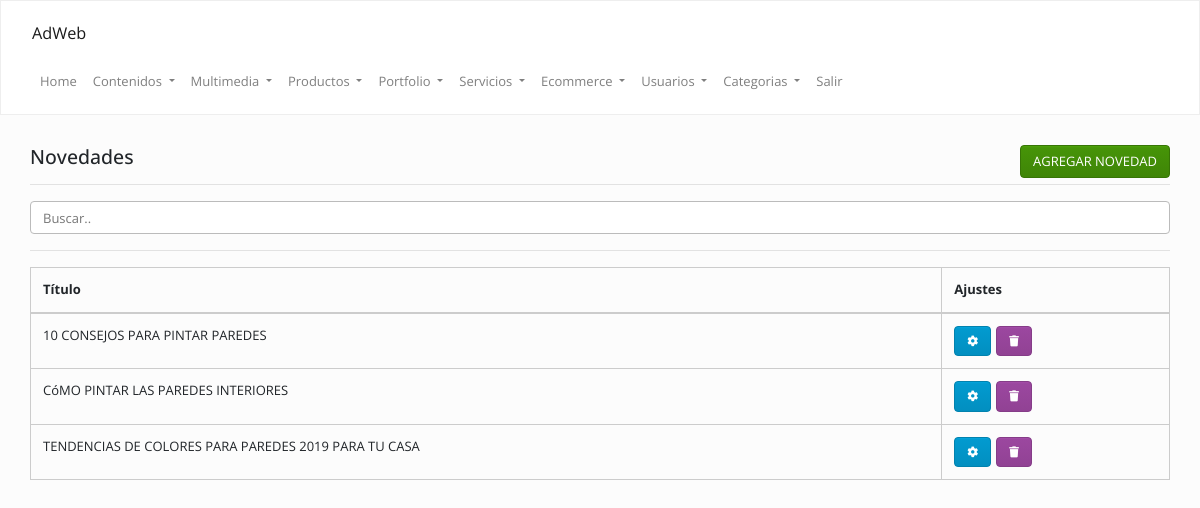
The page /admin/index.php?op=novedades&accion=ver (signed in) on the database as committed earlier.
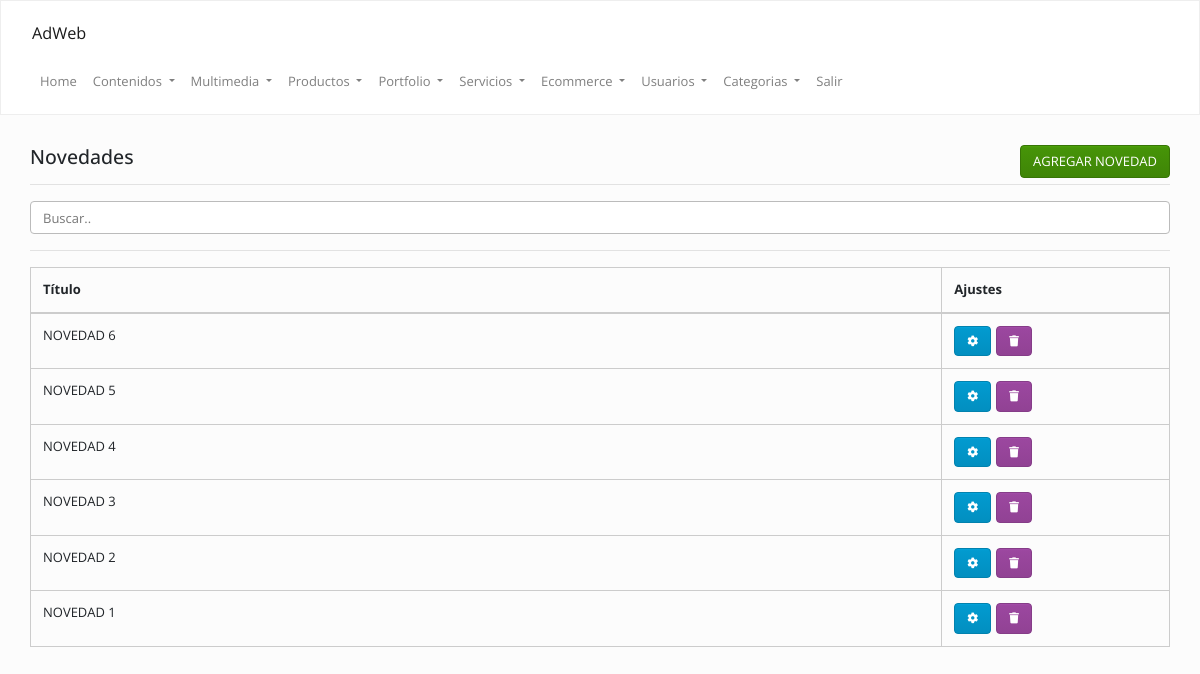
The same page on the database as committed later.
### tables this page shows
CREATE TABLE `novedades` (
  `id` int(11) NOT NULL,
  `cod` varchar(255) DEFAULT NULL,
  `titulo` text,
  `desarrollo` text,
  `categoria` text,
  `keywords` text,
  `description` text,
  `fecha` date DEFAULT NULL
);

### Config/Autoload.php (called while the page is built, shortened)
<?php
class autoload
{
    public static function runAdmin()
    {
        spl_autoload_register(
            function ($clase)
            {
                $ruta = str_replace("\\", "/", $clase) . ".php";
            }
        );
    }
}

### Clases/Conexion.php (called while the page is built, shortened)
<?php namespace Clases;
class Conexion
{
    private $datos = array("host"=> "localhost","user"=> "root","pass"=> "","db"  => "quazar");
    private $con;
    public function __construct()
    {
        $this->con = mysqli_connect($this->datos["host"], $this->datos["user"], $this->datos["pass"], $this->datos["db"]);
        mysqli_set_charset($this->con,'utf8');
    }
    public function sqlReturn($query)
    {
        $dato = $this->con->query($query);
        return $dato;
    }
}

### Clases/Novedades.php (called while the page is built, shortened)
<?php
class Novedades
{
    private $con;
    public function __construct()
    {
        $this->con = new Conexion();
    }
    function list($filter) {
        $array = array();
        if (is_array($filter)) {
            $filterSql = "WHERE ";
            $filterSql .= implode(" AND ", $filter);
        } else {
            $filterSql = '';
        }
        $sql = "SELECT * FROM `novedades` $filterSql  ORDER BY id DESC";
         $notas = $this->con->sqlReturn($sql);
        if ($notas) {
            while ($row = mysqli_fetch_assoc($notas)) {
                $array[] = $row;
            }
            return $array;
        }
    }
}

### admin/inc/novedades/ver.php (the view, shortened to what this page needs)
<?php
$novedades = new Clases\Novedades();
$data      = $novedades->list("");
?>
<div class="mt-20">
    <div class="col-lg-12 col-md-12">
        <h4>
            Novedades
            <a class="btn btn-success pull-right" href="<?=URL?>/index.php?op=novedades&accion=agregar">
                AGREGAR NOVEDAD
            </a>
        </h4>
        <hr/>
        <input class="form-control" id="myInput" type="text" placeholder="Buscar..">
        <hr/>
        <table class="table  table-bordered  ">
            <thead>
                <th>
                    Título
                </th>
                <th>
                    Ajustes
                </th>
            </thead>
            <tbody>
                <?php
                if (is_array($data)) {
                    for ($i = 0; $i < count($data); $i++) {
                        echo "<tr>";
                        echo "<td>" . strtoupper($data[$i]["titulo"]) . "</td>";
                        echo "<td>";
                        echo '<a class="btn btn-info" data-toggle="tooltip" data-placement="top" title="Modificar" href="' . URL . '/index.php?op=novedades&accion=modificar&cod=' . $data[$i]["cod"] . '">
                        <i class="fa fa-cog"></i></a>';
                        echo '<a class="btn btn-danger" data-toggle="tooltip" data-placement="top" title="Eliminar" href="' . URL . '/index.php?op=novedades&accion=ver&borrar=' . $data[$i]["cod"] . '">
                        <i class="fa fa-trash"></i></a>';
                        echo "</td>";
                        echo "</tr>";
                    }
                }
                ?>
            </tbody>
        </table>
    </div>
</div>

Rows that differ between the two databases and show on the page:
removed novedades: titulo "10 CONSEJOS PARA PINTAR PAREDES"
removed novedades: titulo "CóMO PINTAR LAS PAREDES INTERIORES"
removed novedades: titulo "TENDENCIAS DE COLORES PARA PAREDES 2019 PARA TU CASA"
added novedades: titulo "NOVEDAD 6"
added novedades: titulo "NOVEDAD 5"
added novedades: titulo "NOVEDAD 4"
added novedades: titulo "NOVEDAD 3"
added novedades: titulo "NOVEDAD 2"
added novedades: titulo "NOVEDAD 1"
